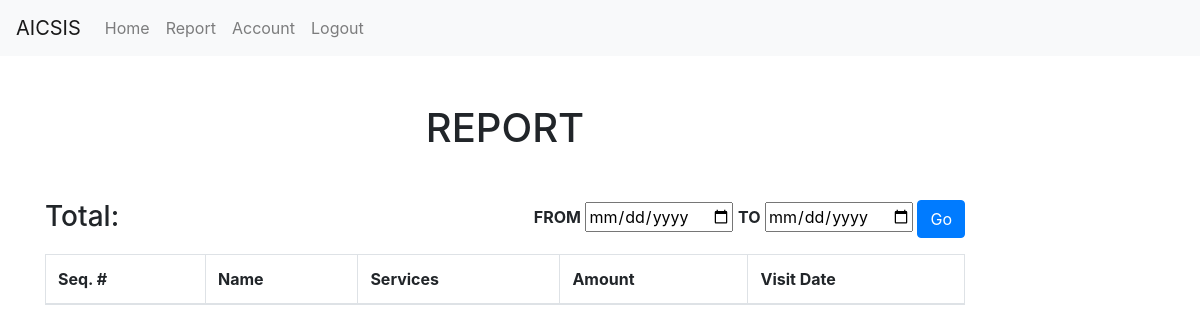
The app's page /admin/report.php (signed in), older data.
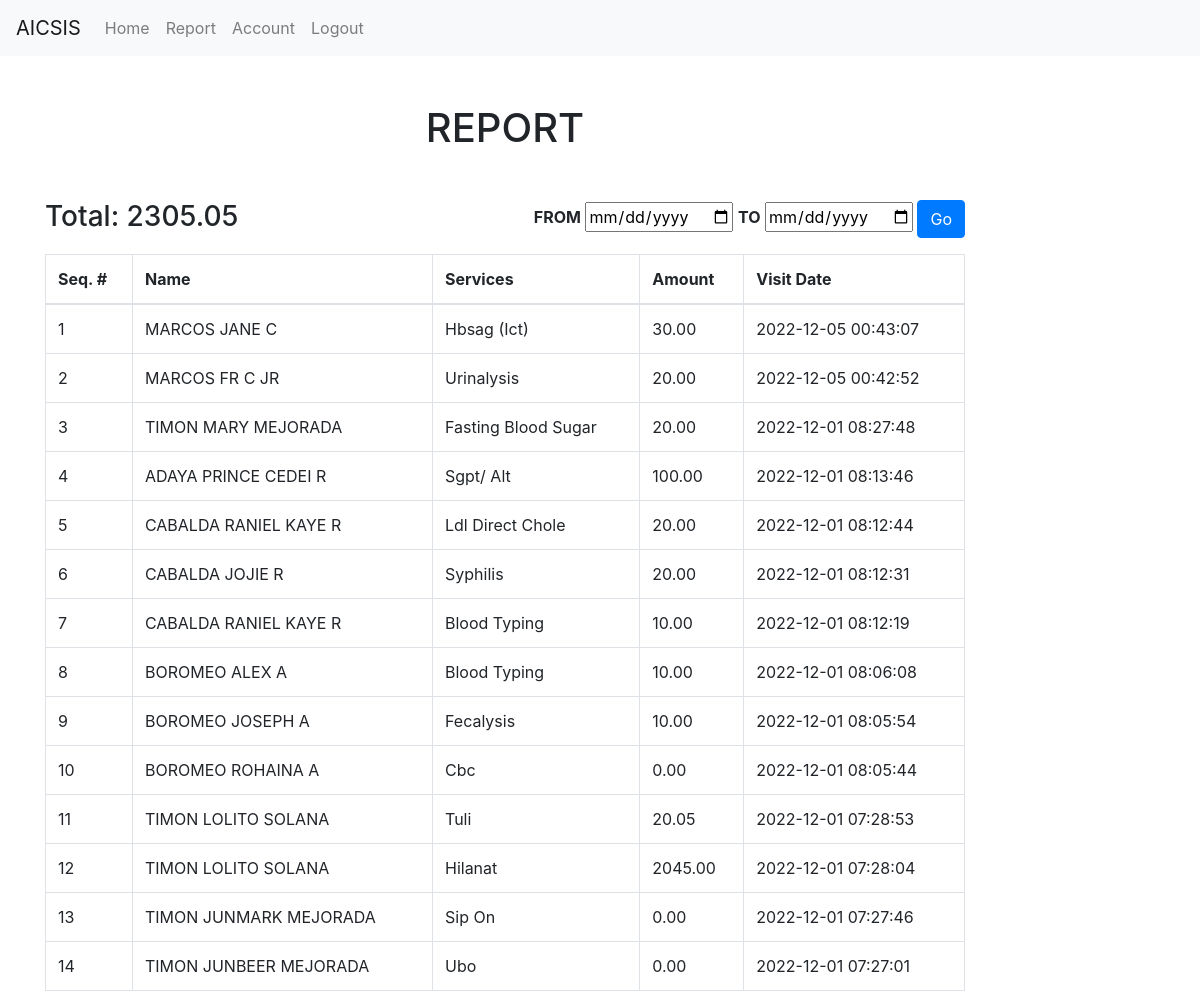
The same page, newer data.
### tables this page shows
CREATE TABLE `tbl_services` (
  `id` int(11) NOT NULL,
  `client_id` int(11) NOT NULL,
  `member_id` int(11) NOT NULL,
  `services` varchar(255) NOT NULL,
  `amount` decimal(8,2) NOT NULL,
  `date_created` timestamp NOT NULL DEFAULT current_timestamp()
);

CREATE TABLE `tbl_client` (
  `id` int(11) NOT NULL,
  `lname` varchar(255) NOT NULL,
  `fname` varchar(255) NOT NULL,
  `mname` varchar(255) NOT NULL,
  `suffix` varchar(255) DEFAULT NULL,
  `head_family_id` int(11) DEFAULT NULL,
  `age` varchar(3) DEFAULT NULL,
  `relation` varchar(200) NOT NULL,
  `address` varchar(255) NOT NULL,
  `date_created` datetime(5) NOT NULL DEFAULT current_timestamp(5)
);

### admin/report.php (the view, shortened to what the changed rows need)
<?php
    include('../include/header.php');
    include('../security.php');
?>
    <div class="container">
        <div class="row">
            <div class="col-10">
                <div class="table-responsive mt-5 " id="print">
                        <h1 class="text-center mb-5"> REPORT </h1>
                        <div class="float-right mb-3">
                        <form action="#" method="post">
                        </form>
                        </div>
                        <?php
                            if (isset($_POST['btn_filter'])) {
                                $from = mysqli_real_escape_string($connection, check_input($_POST['from']));
                                $to =mysqli_real_escape_string($connection, check_input($_POST['to']));
                                    if (!empty($from) && !empty($to)){
                                        ?>
                                <h3> Total:
                                    <?php
                                        $querySum = "SELECT SUM(amount) AS TOTAL FROM tbl_services WHERE DATE(date_created) BETWEEN '$from' AND '$to' ";
                                        $query_run = mysqli_query($connection,$querySum);
                                        while ($row = mysqli_fetch_assoc($query_run)){
                                        echo $row['TOTAL'];
                                        }
                                    ?>
                                </h3>
                                <h3 class="mb-5">FROM: <?php echo htmlspecialchars($from); ?> - TO: <?php echo htmlspecialchars($to); ?></h3>
                                <table class="table table-bordered stripe" id="dataTable10" width="100%" cellspacing="0">
                                    <thead>
                                        <tr>
                                            <th>Seq. #</th>
                                            <th>Name</th>
                                            <th>Services</th>
                                            <th>Amount</th>
                                            <th>Visit Date</th>
                                        </tr>
                                    </thead>
                                    <tbody>
                                        <?php
                                            $query = "SELECT tbl_client.id AS ID, tbl_client.lname, tbl_client.fname, tbl_client.mname, tbl_client.suffix, tbl_client.head_family_id, tbl_client.relation,
                                            tbl_services.id AS SID, tbl_services.client_id, tbl_services.member_id, tbl_services.services, tbl_services.amount, tbl_services.date_created
                                            FROM tbl_client
                                            INNER JOIN tbl_services ON tbl_client.id = tbl_services.member_id
                                            WHERE DATE(tbl_services.date_created) BETWEEN '$from' AND '$to'
                                            ORDER BY tbl_services.id DESC";
                                            $query_run = mysqli_query($connection,$query);
                                                $seq = 1;
                                                if (mysqli_num_rows($query_run) > 0){
                                                    while($row = mysqli_fetch_assoc($query_run)){
                                            ?>
                                                        <tr style="text-transform: capitalize;">
                                                            <td><?php echo htmlspecialchars($seq++); ?> </td>
                                                            <td style="text-transform: uppercase;"><?php echo htmlspecialchars($row['lname']." ".$row['fname']. " " .$row['mname']). " " .$row['suffix']; ?> </td>
                                                            <td><?php echo htmlspecialchars($row['services']); ?> </td>
                                                            <td><?php echo htmlspecialchars($row['amount']); ?> </td>
                                                            <td><?php echo htmlspecialchars($row['date_created']); ?> </td>
                                                        </tr>
                                                                <?php
                                                    }
                                                }else {
                                                }
                                                        ?>
                                    </tbody>
                                </table>
                        <?php
                                }
                            }else{
                        ?>
                                <h3> Total:
                                    <?php
                                        $querySum = "SELECT SUM(amount) AS TOTAL FROM tbl_services";
                                        $query_run = mysqli_query($connection,$querySum);
                                        while ($row = mysqli_fetch_assoc($query_run)){
                                        echo $row['TOTAL'];
                                        }
                                    ?>
                                </h3>
                            <table class="table table-bordered stripe" id="dataTable10" width="100%" cellspacing="0">
                                <thead>
                                    <tr>
                                        <th>Seq. #</th>
                                        <th>Name</th>
                                        <th>Services</th>
                                        <th>Amount</th>
                                        <th>Visit Date</th>
                                    </tr>
                                </thead>
                                <tbody>
                                    <?php
                                        $query = "SELECT tbl_client.id AS ID, tbl_client.lname, tbl_client.fname, tbl_client.mname, tbl_client.suffix, tbl_client.head_family_id, tbl_client.relation,
                                        tbl_services.id AS SID, tbl_services.client_id, tbl_services.member_id, tbl_services.services, tbl_services.amount, tbl_services.date_created
                                        FROM tbl_client
                                        INNER JOIN tbl_services ON tbl_client.id = tbl_services.member_id
                                        ORDER BY tbl_services.id DESC;";
                                        $query_run = mysqli_query($connection,$query);
                                            $seq = 1;
                                            if (mysqli_num_rows($query_run) > 0){
                                                while($row = mysqli_fetch_assoc($query_run)){
                                        ?>
                                                    <tr style="text-transform: capitalize;">
                                                        <td><?php echo htmlspecialchars($seq++); ?> </td>
                                                        <td style="text-transform: uppercase;"><?php echo htmlspecialchars($row['lname']." ".$row['fname']. " " .$row['mname']). " " .$row['suffix']; ?> </td>
                                                        <td><?php echo htmlspecialchars($row['services']); ?> </td>
                                                        <td><?php echo htmlspecialchars($row['amount']); ?> </td>
                                                        <td><?php echo htmlspecialchars($row['date_created']); ?> </td>
                                                    </tr>
                                                            <?php
                                                }
                                            }else {
                                            }
                                                    ?>
                                </tbody>
                            </table>
                        <?php
                            }
                        ?>
                    </div>
                </div>
            </div>
    </div>
<?php
    include('../include/footer.php');
?>

Row changes from the older to the newer data that the page shows:
added tbl_services: tbl_client.lname+fname+mname "MARCOS JANE C", services "Hbsag (Ict)", amount "30.00", date_created "2022-12-05 00:43:07"
added tbl_services: client.mname "MARCOS FR C", client.suffix "JR", services "Urinalysis", amount "20.00", date_created "2022-12-05 00:42:52"
added tbl_services: tbl_client.lname+fname+mname "TIMON MARY MEJORADA", services "Fasting Blood Sugar", amount "20.00", date_created "2022-12-01 08:27:48"
added tbl_services: client.mname "ADAYA PRINCE CEDEI R", services "Sgpt/ Alt", amount "100.00", date_created "2022-12-01 08:13:46"
added tbl_services: client.mname "CABALDA RANIEL KAYE R", services "Ldl Direct Chole", amount "20.00", date_created "2022-12-01 08:12:44"
added tbl_services: tbl_client.lname+fname+mname "CABALDA JOJIE R", services "Syphilis", amount "20.00", date_created "2022-12-01 08:12:31"
added tbl_services: client.mname "CABALDA RANIEL KAYE R", services "Blood Typing", amount "10.00", date_created "2022-12-01 08:12:19"
added tbl_services: tbl_client.lname+fname+mname "BOROMEO ALEX A", services "Blood Typing", amount "10.00", date_created "2022-12-01 08:06:08"
added tbl_services: tbl_client.lname+fname+mname "BOROMEO JOSEPH A", services "Fecalysis", amount "10.00", date_created "2022-12-01 08:05:54"
added tbl_services: client.mname "BOROMEO ROHAINA A", services "Cbc", amount "0.00", date_created "2022-12-01 08:05:44"
added tbl_services: client.mname "TIMON LOLITO SOLANA", services "Tuli", amount "20.05", date_created "2022-12-01 07:28:53"
added tbl_services: client.mname "TIMON LOLITO SOLANA", services "Hilanat", amount "2045.00", date_created "2022-12-01 07:28:04"
added tbl_services: tbl_client.lname+fname+mname "TIMON JUNMARK MEJORADA", services "Sip On", amount "0.00", date_created "2022-12-01 07:27:46"
added tbl_services: tbl_client.lname+fname+mname "TIMON JUNBEER MEJORADA", services "Ubo", amount "0.00", date_created "2022-12-01 07:27:01"
Text that changed along with them:
new list line: "2305.05"
